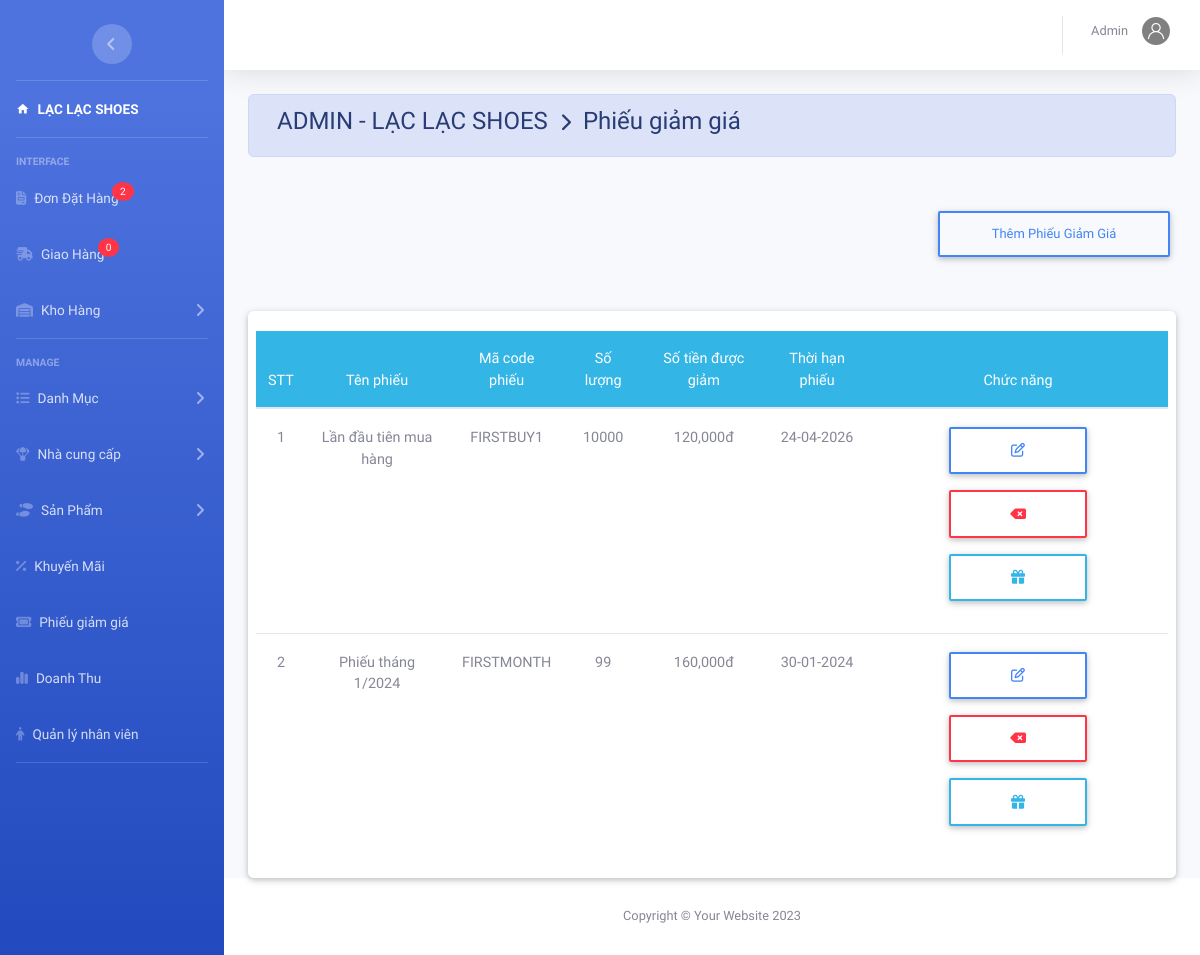
Screenshot of /admin/index.php?action=phieugiamgia (signed in) with the database file from the repository.
### tables this page shows
CREATE TABLE `phieugiamgia` (
  `MaPGG` int(11) NOT NULL,
  `TenPhieu` varchar(200) NOT NULL,
  `CodePhieu` varchar(255) NOT NULL,
  `SoLuong` int(11) NOT NULL,
  `SoTien` int(11) NOT NULL,
  `ThoiHan` date DEFAULT NULL
);

### admin/phieugiamgia/danhsach.php (the view, shortened to what this page needs)
<?php
include_once('../model/database.php');
$sql = "select * from phieugiamgia ";
$rs = mysqli_query($conn, $sql);
?>
<div class="container-fluid">
	<div class=" alert alert-primary">
		<h4 class="page-title">
			 ADMIN - LẠC LẠC SHOES &#160;<i class="fas fa-chevron-right" style="font-size: 18px"></i>&#160; Phiếu giảm giá
		</h4>
	</div>
	<?php if (isset($_GET['view']) && $_GET['view'] == 'them') { ?>
		<?php include_once('phieugiamgia/them.php'); ?>
	<?php } else if (isset($_GET['view']) && $_GET['view'] == 'sua') { ?>
		<?php include_once('phieugiamgia/sua.php'); ?>
	<?php } else { ?>
		<div class="my-5 d-flex justify-content-end">
			<a href="?action=phieugiamgia&view=them" class="btn btn-outline-primary w-25 text-capitalize">Thêm phiếu giảm giá</a>
		</div>
	<?php } ?>
	<div class="card card-body">
		<div class="row">
			<table class="table table-hover m-auto text-center" style="font-size: 13px;">
				<thead class="badge-info">
					<tr>
						<th>STT</th>
						<th>Tên phiếu</th>
						<th>Mã code phiếu</th>
						<th>Số lượng</th>
						<th>Số tiền được giảm</th>
						<th>Thời hạn phiếu</th>
						<th>Chức năng</th>
					</tr>
				</thead>
				<tbody>
					<?php $so = 0;
					$stt = 0;
					while ($row = mysqli_fetch_array($rs)) {
						$stt++; ?>
						<tr>
							<td><?php echo $stt; ?></td>
							<td><?php echo $row['TenPhieu']; ?></td>
							<td><?php echo $row['CodePhieu']; ?></td>
							<td><?php echo $row['SoLuong']; ?></td>
							<td><?php echo number_format($row['SoTien'], 0, ',', ','); ?>đ</td>
							<td><?php echo date('d-m-Y', strtotime($row['ThoiHan'])); ?></td>
							<td width="300">
								<a class="mb-3 d-block btn btn-outline-primary mx-auto w-50 fs-14 text-capitalize" href="?action=phieugiamgia&view=sua&maphieu=<?php echo $row['MaPGG']; ?>"><i class="far fa-edit"></i></a>
								<a class="mb-3 d-block btn btn-outline-danger mx-auto w-50 fs-14 text-capitalize" href="?action=phieugiamgia&view=xoa&maphieu=<?php echo $row['MaPGG']; ?>"><i class="fas fa-backspace"></i></a>
								<a class="mb-3 d-block btn btn-outline-info mx-auto w-50 fs-14 text-capitalize open-modal-gift" data-id="<?=$row['MaPGG']?>" data-toggle="modal" data-target="#giveAGift"><i class="fa-solid fa-gift"></i></a>
							</td>
						</tr>
					<?php	} ?>
				</tbody>
			</table>
		</div>
	</div>
</div>

### admin/template/css/style.css (style rules this page uses)
.fs-14 { font-size: 14px !important; }

### rows the page displays
phieugiamgia: TenPhieu "Lần đầu tiên mua hàng", CodePhieu "FIRSTBUY1", SoLuong "10000", SoTien "120,000", ThoiHan "24-04-2026"
phieugiamgia: TenPhieu "Phiếu tháng 1/2024", CodePhieu "FIRSTMONTH", SoLuong "99", SoTien "160,000", ThoiHan "30-01-2024"

### other values shown
$dem "2"
$dem "0"
$nv['TenNV'] "Admin"
